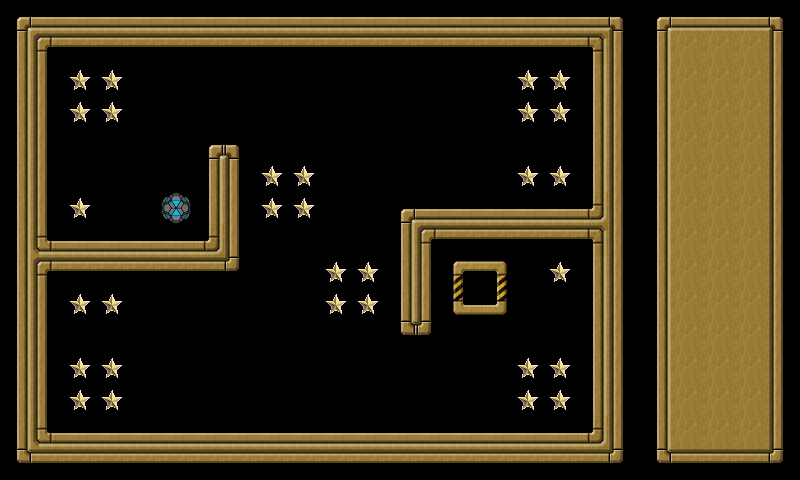

Tiled map render using the project's own tile images. Description and the map definition, with tile-layer contents summarised, below:
An orthogonal 25x15 tile map with 32x32 px tiles, 3 tile layers (background, extra, controlpanel), 3 tilesets and 40 objects (wall001, wall002, wall003, wall004, wall005, ...).

<map version="1.0" orientation="orthogonal" width="25" height="15" tilewidth="32" tileheight="32">
 <tileset firstgid="1" name="tileset" tilewidth="32" tileheight="32">
  <image source="tileset.png" width="160" height="448" />
 </tileset>
 <tileset firstgid="71" name="goodball" tilewidth="32" tileheight="32">
  <image source="goodball.png" width="32" height="32" />
 </tileset>
 <tileset firstgid="72" name="star" tilewidth="32" tileheight="32">
  <image source="star.png" width="32" height="32" />
 </tileset>
 <layer name="background" width="20" height="15">
  <data>[300 cells, 300 non-empty, 18 distinct tile ids]</data>
 </layer>
 <layer name="extra" width="20" height="15">
  <data>[300 cells, 31 non-empty, 2 distinct tile ids]</data>
 </layer>
 <layer name="controlpanel" width="25" height="15">
  <data>[375 cells, 75 non-empty, 9 distinct tile ids]</data>
 </layer>
 <objectgroup name="objects" width="20" height="15">
  <object name="wall001" x="0" y="0" width="592" height="48">
   <properties>
    <property name="objClass" value="wall" />
   </properties>
  </object>
  <object name="wall002" x="208" y="144" width="32" height="128">
   <properties>
    <property name="objClass" value="wall" />
   </properties>
  </object>
  <object name="wall003" x="48" y="432" width="592" height="48">
   <properties>
    <property name="objClass" value="wall" />
   </properties>
  </object>
  <object name="wall004" x="0" y="48" width="48" height="432">
   <properties>
    <property name="objClass" value="wall" />
   </properties>
  </object>
  <object name="wall005" x="48" y="240" width="160" height="32">
   <properties>
    <property name="objClass" value="wall" />
   </properties>
  </object>
  <object name="wall006" x="432" y="208" width="160" height="32">
   <properties>
    <property name="objClass" value="wall" />
   </properties>
  </object>
  <object name="wall007" x="592" y="0" width="48" height="432">
   <properties>
    <property name="objClass" value="wall" />
   </properties>
  </object>
  <object name="wall008" x="400" y="208" width="32" height="128">
   <properties>
    <property name="objClass" value="wall" />
   </properties>
  </object>
  <object name="star001" x="72" y="200" width="16" height="16">
   <properties>
    <property name="objClass" value="star" />
   </properties>
  </object>
  <object name="star002" x="72" y="104" width="16" height="16">
   <properties>
    <property name="objClass" value="star" />
   </properties>
  </object>
  <object name="star003" x="72" y="72" width="16" height="16">
   <properties>
    <property name="objClass" value="star" />
   </properties>
  </object>
  <object name="star004" x="104" y="72" width="16" height="16">
   <properties>
    <property name="objClass" value="star" />
   </properties>
  </object>
  <object name="star005" x="104" y="104" width="16" height="16">
   <properties>
    <property name="objClass" value="star" />
   </properties>
  </object>
  <object name="star006" x="520" y="72" width="16" height="16">
   <properties>
    <property name="objClass" value="star" />
   </properties>
  </object>
  <object name="star007" x="552" y="72" width="16" height="16">
   <properties>
    <property name="objClass" value="star" />
   </properties>
  </object>
  <object name="star008" x="552" y="104" width="16" height="16">
   <properties>
    <property name="objClass" value="star" />
   </properties>
  </object>
  <object name="star009" x="520" y="104" width="16" height="16">
   <properties>
    <property name="objClass" value="star" />
   </properties>
  </object>
  <object name="star010" x="520" y="168" width="16" height="16">
   <properties>
    <property name="objClass" value="star" />
   </properties>
  </object>
  <object name="star011" x="552" y="168" width="16" height="16">
   <properties>
    <property name="objClass" value="star" />
   </properties>
  </object>
  <object name="star012" x="264" y="168" width="16" height="16">
   <properties>
    <property name="objClass" value="star" />
   </properties>
  </object>
  <object name="star013" x="296" y="168" width="16" height="16">
   <properties>
    <property name="objClass" value="star" />
   </properties>
  </object>
  <object name="star014" x="264" y="200" width="16" height="16">
   <properties>
    <property name="objClass" value="star" />
   </properties>
  </object>
  <object name="star015" x="296" y="200" width="16" height="16">
   <properties>
    <property name="objClass" value="star" />
   </properties>
  </object>
  <object name="star016" x="328" y="264" width="16" height="16">
   <properties>
    <property name="objClass" value="star" />
   </properties>
  </object>
  <object name="star017" x="360" y="264" width="16" height="16">
   <properties>
    <property name="objClass" value="star" />
   </properties>
  </object>
  <object name="star018" x="360" y="296" width="16" height="16">
   <properties>
    <property name="objClass" value="star" />
   </properties>
  </object>
  <object name="star019" x="328" y="296" width="16" height="16">
   <properties>
    <property name="objClass" value="star" />
   </properties>
  </object>
  <object name="star020" x="104" y="296" width="16" height="16">
   <properties>
    <property name="objClass" value="star" />
   </properties>
  </object>
  <object name="star021" x="72" y="296" width="16" height="16">
   <properties>
    <property name="objClass" value="star" />
   </properties>
  </object>
  <object name="star022" x="72" y="360" width="16" height="16">
   <properties>
    <property name="objClass" value="star" />
   </properties>
  </object>
  <object name="star023" x="72" y="392" width="16" height="16">
   <properties>
    <property name="objClass" value="star" />
   </properties>
  </object>
  <object name="star024" x="104" y="392" width="16" height="16">
   <properties>
    <property name="objClass" value="star" />
   </properties>
  </object>
  <object name="star025" x="104" y="360" width="16" height="16">
   <properties>
    <property name="objClass" value="star" />
   </properties>
  </object>
  <object name="star026" x="520" y="392" width="16" height="16">
   <properties>
    <property name="objClass" value="star" />
   </properties>
  </object>
  <object name="star027" x="520" y="361" width="16" height="16">
   <properties>
    <property name="objClass" value="star" />
   </properties>
  </object>
  <object name="star028" x="552" y="392" width="16" height="16">
   <properties>
    <property name="objClass" value="star" />
   </properties>
  </object>
  <object name="star029" x="552" y="360" width="16" height="16">
   <properties>
    <property name="objClass" value="star" />
   </properties>
  </object>
  <object name="star030" x="552" y="264" width="16" height="16">
   <properties>
    <property name="objClass" value="star" />
   </properties>
  </object>
  <object name="goal001" x="472" y="280" width="16" height="16">
   <properties>
    <property name="objClass" value="goal" />
   </properties>
   <ellipse />
  </object>
  <object name="goodball001" x="162" y="194" width="29" height="29">
   <properties>
    <property name="objClass" value="goodball" />
   </properties>
   <ellipse />
  </object>
 </objectgroup>
</map>
